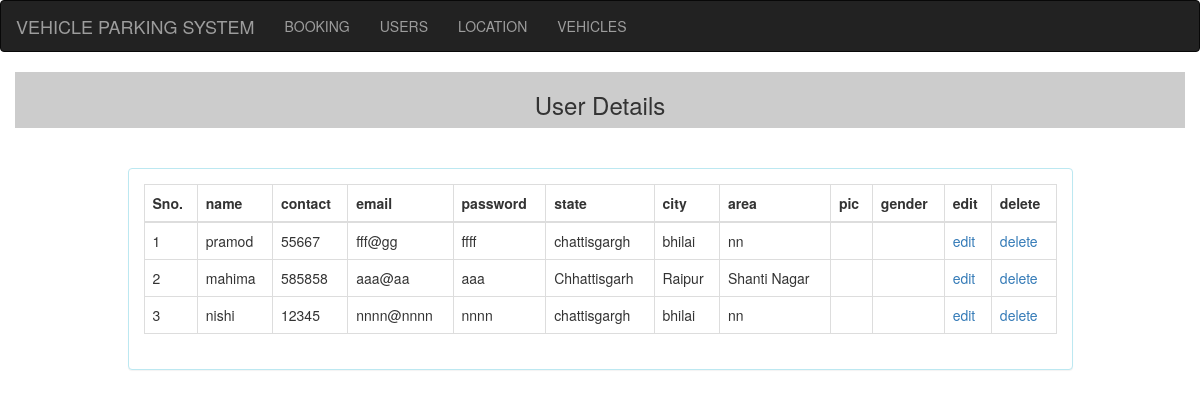
Page /admin/users.php on the earlier database version.
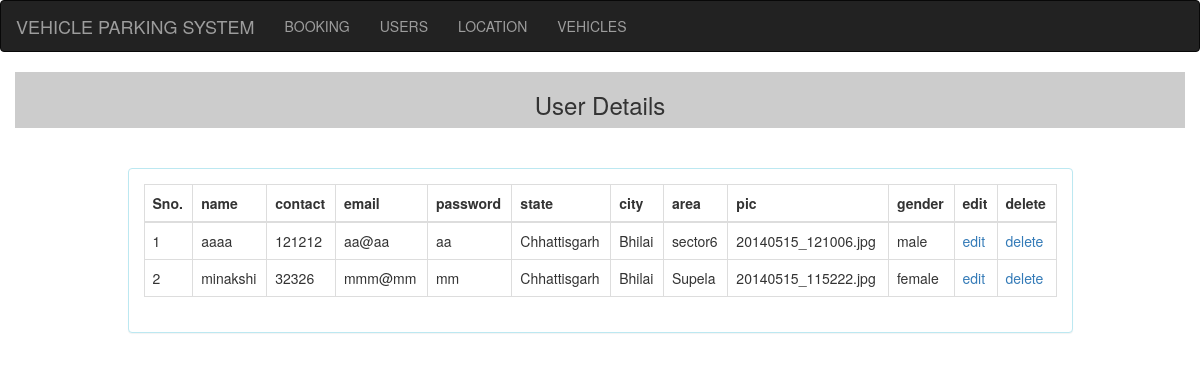
Same page on the later database version.
### tables this page shows
CREATE TABLE IF NOT EXISTS `masterusers` (
  `uid` int(11) NOT NULL AUTO_INCREMENT,
  `uname` varchar(200) NOT NULL,
  `ucontact` varchar(200) NOT NULL,
  `uemail` varchar(200) NOT NULL,
  `upassword` varchar(200) NOT NULL,
  `uarea` varchar(200) NOT NULL,
  `upic` varchar(200) NOT NULL,
  `ugender` varchar(200) NOT NULL,
  PRIMARY KEY (`uid`)
);

CREATE TABLE IF NOT EXISTS `masterlocation` (
  `lid` int(11) NOT NULL AUTO_INCREMENT,
  `lcountry` varchar(200) NOT NULL,
  `lstate` varchar(200) NOT NULL,
  `lcity` varchar(200) NOT NULL,
  `larea` varchar(200) NOT NULL,
  PRIMARY KEY (`lid`)
);

### admin/users.php (the view)
<?php
$admin_url = "http://localhost/vps/admin/";
?>
<!doctype html>
<html>
<head>
  <link href="<?php echo $admin_url; ?>css/bootstrap.css" rel="stylesheet">
  <link href="style.css" rel="stylesheet" type="text/css">
</head>
<body>
<div class="menu">
<?php include 'menu.php';
?>
</div>
<div class="container">
	<div class="row" style="background:#ccc">
		<div class="col-md-12">
			<h3 class="text-center">User Details</h3>
		</div>
	</div>
	<br><br>
<div class="row">
<div class="col-md-1"></div>
<div class="col-md-10">
<div class="panel panel-info">
<div class="panel-body">
<table class="table table-bordered table-hover">
<thead>
<th>Sno.</th>
<th>name</th>
<th>contact</th>
<th>email</th>
<th>password</th>
<th>state</th>
<th>city</th>
<th>area</th>
<th>pic</th>
<th>gender</th>
<th>edit</th>
<th>delete</th></thead>
<tbody>
<?php
include('connection.php');
$qry ="select * from masterusers
inner join masterlocation on masterusers.uarea=masterlocation.lid
";
$rs = mysqli_query($con,$qry);
$i=1;
while($row = mysqli_fetch_assoc($rs))
{
	$id = $row['uid'];
echo"
<tr>
<td>".$i."</td>
<td>".$row['uname']."</td>
<td>".$row['ucontact']."</td>
<td>".$row['uemail']."</td>
<td>".$row['upassword']."</td>
<td>".$row['lstate']."</td>
<td>".$row['lcity']."</td>
<td>".$row['larea']."</td>
<td>".$row['upic']."</td>
<td>".$row['ugender']."</td>
<td><a href='pages/edit_users.php?uid=$id&type=admin'>edit</a></td>
<td><a href='pages/delete_users.php?uid=$id'>delete</a></td>
</tr>";
$i++;
}
?>
</tbody>
</table>
</div>
</div>
</div>
</div>
</div>
</body>
</html>

Differences in the rows shown:
removed masterusers: uname "pramod", ucontact "55667", uemail "fff@gg", upassword "ffff", masterlocation.lstate "chattisgargh", masterlocation.lcity "bhilai", masterlocation.larea "nn"
removed masterusers: uname "mahima", ucontact "585858", uemail "aaa@aa", upassword "aaa", masterlocation.lstate "Chhattisgarh", masterlocation.lcity "Raipur", masterlocation.larea "Shanti Nagar"
removed masterusers: uname "nishi", ucontact "12345", uemail "nnnn@nnnn", upassword "nnnn", masterlocation.lstate "chattisgargh", masterlocation.lcity "bhilai", masterlocation.larea "nn"
added masterusers: uname "aaaa", ucontact "121212", uemail "aa@aa", upassword "aa", masterlocation.lstate "Chhattisgarh", masterlocation.lcity "Bhilai", masterlocation.larea "sector6", upic "20140515_121006.jpg", ugender "male"
added masterusers: uname "minakshi", ucontact "32326", uemail "mmm@mm", upassword "mm", masterlocation.lstate "Chhattisgarh", masterlocation.lcity "Bhilai", masterlocation.larea "Supela", upic "20140515_115222.jpg", ugender "female"
